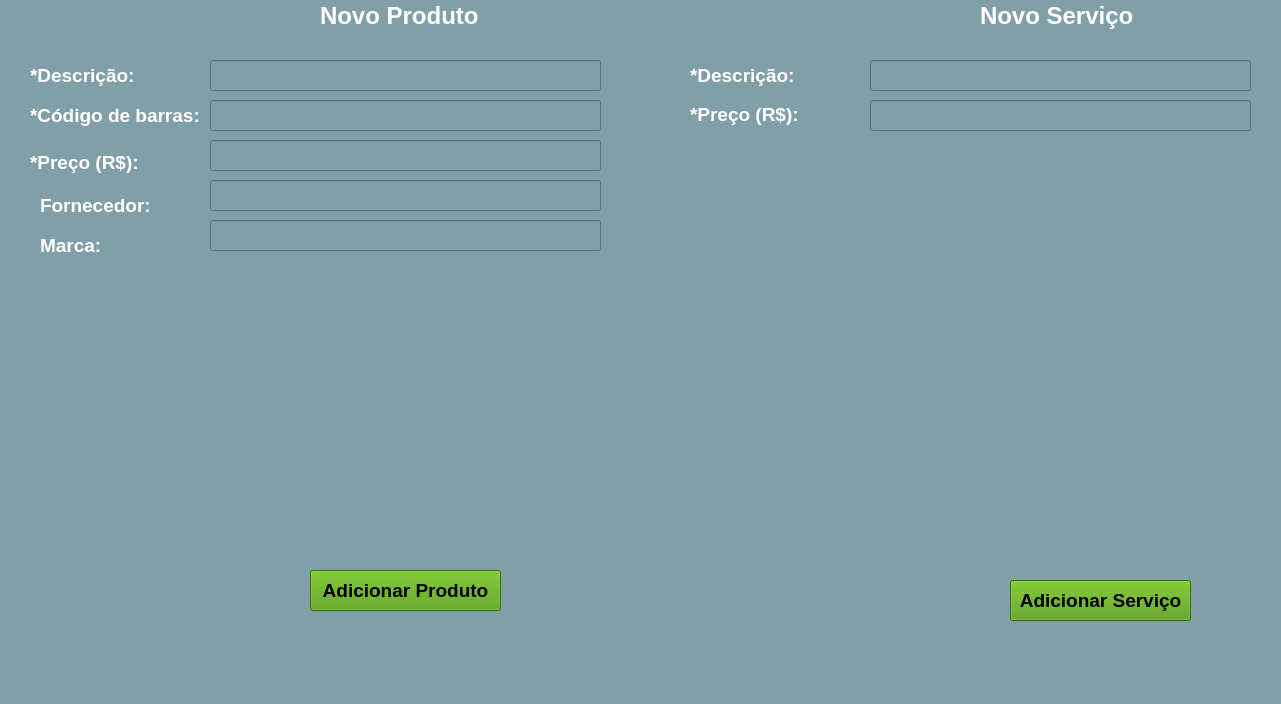
<?xml version="1.0" encoding="UTF-8"?>
<ui version="4.0">
 <class>MainWindow</class>
 <widget class="QMainWindow" name="MainWindow">
  <property name="geometry">
   <rect>
    <x>0</x>
    <y>0</y>
    <width>1281</width>
    <height>704</height>
   </rect>
  </property>
  <property name="windowTitle">
   <string>MainWindow</string>
  </property>
  <property name="styleSheet">
   <string notr="true">background-color: rgb(128, 159, 168);</string>
  </property>
  <widget class="QWidget" name="centralwidget">
   <widget class="QLabel" name="label_3">
    <property name="geometry">
     <rect>
      <x>30</x>
      <y>100</y>
      <width>171</width>
      <height>31</height>
     </rect>
    </property>
    <property name="font">
     <font>
      <pointsize>14</pointsize>
      <weight>75</weight>
      <bold>true</bold>
     </font>
    </property>
    <property name="styleSheet">
     <string notr="true">color: rgb(255, 255, 255);</string>
    </property>
    <property name="text">
     <string>*Código de barras:</string>
    </property>
   </widget>
   <widget class="QPushButton" name="pushButton_2">
    <property name="geometry">
     <rect>
      <x>310</x>
      <y>570</y>
      <width>191</width>
      <height>41</height>
     </rect>
    </property>
    <property name="font">
     <font>
      <pointsize>14</pointsize>
      <weight>75</weight>
      <bold>true</bold>
     </font>
    </property>
    <property name="styleSheet">
     <string notr="true">background-color: rgb(78, 154, 6);</string>
    </property>
    <property name="text">
     <string>Adicionar Produto</string>
    </property>
   </widget>
   <widget class="QLabel" name="label_6">
    <property name="geometry">
     <rect>
      <x>40</x>
      <y>230</y>
      <width>121</width>
      <height>31</height>
     </rect>
    </property>
    <property name="font">
     <font>
      <pointsize>14</pointsize>
      <weight>75</weight>
      <bold>true</bold>
     </font>
    </property>
    <property name="styleSheet">
     <string notr="true">color: rgb(255, 255, 255);</string>
    </property>
    <property name="text">
     <string>Marca:</string>
    </property>
   </widget>
   <widget class="QLabel" name="label_4">
    <property name="geometry">
     <rect>
      <x>30</x>
      <y>147</y>
      <width>111</width>
      <height>31</height>
     </rect>
    </property>
    <property name="font">
     <font>
      <pointsize>14</pointsize>
      <weight>75</weight>
      <bold>true</bold>
     </font>
    </property>
    <property name="styleSheet">
     <string notr="true">color: rgb(255, 255, 255);</string>
    </property>
    <property name="text">
     <string>*Preço (R$):</string>
    </property>
   </widget>
   <widget class="QLabel" name="label_5">
    <property name="geometry">
     <rect>
      <x>40</x>
      <y>190</y>
      <width>131</width>
      <height>31</height>
     </rect>
    </property>
    <property name="font">
     <font>
      <pointsize>14</pointsize>
      <weight>75</weight>
      <bold>true</bold>
     </font>
    </property>
    <property name="styleSheet">
     <string notr="true">color: rgb(255, 255, 255);</string>
    </property>
    <property name="text">
     <string>Fornecedor:</string>
    </property>
   </widget>
   <widget class="QLabel" name="label">
    <property name="geometry">
     <rect>
      <x>320</x>
      <y>0</y>
      <width>181</width>
      <height>31</height>
     </rect>
    </property>
    <property name="font">
     <font>
      <pointsize>18</pointsize>
      <weight>75</weight>
      <bold>true</bold>
     </font>
    </property>
    <property name="styleSheet">
     <string notr="true">color: rgb(255, 255, 255);
border-color: rgb(0, 0, 0);</string>
    </property>
    <property name="text">
     <string>Novo Produto</string>
    </property>
   </widget>
   <widget class="QLabel" name="label_2">
    <property name="geometry">
     <rect>
      <x>30</x>
      <y>60</y>
      <width>111</width>
      <height>31</height>
     </rect>
    </property>
    <property name="font">
     <font>
      <pointsize>14</pointsize>
      <weight>75</weight>
      <bold>true</bold>
     </font>
    </property>
    <property name="styleSheet">
     <string notr="true">color: rgb(255, 255, 255);</string>
    </property>
    <property name="text">
     <string>*Descrição:</string>
    </property>
   </widget>
   <widget class="QLabel" name="label_8">
    <property name="geometry">
     <rect>
      <x>690</x>
      <y>60</y>
      <width>111</width>
      <height>31</height>
     </rect>
    </property>
    <property name="font">
     <font>
      <pointsize>14</pointsize>
      <weight>75</weight>
      <bold>true</bold>
     </font>
    </property>
    <property name="styleSheet">
     <string notr="true">color: rgb(255, 255, 255);</string>
    </property>
    <property name="text">
     <string>*Descrição:</string>
    </property>
   </widget>
   <widget class="QLabel" name="label_9">
    <property name="geometry">
     <rect>
      <x>690</x>
      <y>100</y>
      <width>171</width>
      <height>31</height>
     </rect>
    </property>
    <property name="font">
     <font>
      <pointsize>14</pointsize>
      <weight>75</weight>
      <bold>true</bold>
     </font>
    </property>
    <property name="styleSheet">
     <string notr="true">color: rgb(255, 255, 255);</string>
    </property>
    <property name="text">
     <string/>
    </property>
   </widget>
   <widget class="QLabel" name="label_11">
    <property name="geometry">
     <rect>
      <x>690</x>
      <y>99</y>
      <width>111</width>
      <height>31</height>
     </rect>
    </property>
    <property name="font">
     <font>
      <pointsize>14</pointsize>
      <weight>75</weight>
      <bold>true</bold>
     </font>
    </property>
    <property name="styleSheet">
     <string notr="true">color: rgb(255, 255, 255);</string>
    </property>
    <property name="text">
     <string>*Preço (R$):</string>
    </property>
   </widget>
   <widget class="QPushButton" name="pushButton_5">
    <property name="geometry">
     <rect>
      <x>1010</x>
      <y>580</y>
      <width>181</width>
      <height>41</height>
     </rect>
    </property>
    <property name="font">
     <font>
      <pointsize>14</pointsize>
      <weight>75</weight>
      <bold>true</bold>
     </font>
    </property>
    <property name="styleSheet">
     <string notr="true">background-color: rgb(78, 154, 6);</string>
    </property>
    <property name="text">
     <string>Adicionar Serviço</string>
    </property>
   </widget>
   <widget class="QLabel" name="label_12">
    <property name="geometry">
     <rect>
      <x>980</x>
      <y>0</y>
      <width>161</width>
      <height>31</height>
     </rect>
    </property>
    <property name="font">
     <font>
      <pointsize>18</pointsize>
      <weight>75</weight>
      <bold>true</bold>
     </font>
    </property>
    <property name="styleSheet">
     <string notr="true">color: rgb(255, 255, 255);
border-color: rgb(0, 0, 0);</string>
    </property>
    <property name="text">
     <string>Novo Serviço</string>
    </property>
   </widget>
   <widget class="QLineEdit" name="lineEdit">
    <property name="geometry">
     <rect>
      <x>210</x>
      <y>60</y>
      <width>391</width>
      <height>31</height>
     </rect>
    </property>
   </widget>
   <widget class="QLineEdit" name="lineEdit_4">
    <property name="geometry">
     <rect>
      <x>210</x>
      <y>100</y>
      <width>391</width>
      <height>31</height>
     </rect>
    </property>
   </widget>
   <widget class="QLineEdit" name="lineEdit_2">
    <property name="geometry">
     <rect>
      <x>210</x>
      <y>140</y>
      <width>391</width>
      <height>31</height>
     </rect>
    </property>
   </widget>
   <widget class="QLineEdit" name="lineEdit_3">
    <property name="geometry">
     <rect>
      <x>210</x>
      <y>180</y>
      <width>391</width>
      <height>31</height>
     </rect>
    </property>
   </widget>
   <widget class="QLineEdit" name="lineEdit_5">
    <property name="geometry">
     <rect>
      <x>210</x>
      <y>220</y>
      <width>391</width>
      <height>31</height>
     </rect>
    </property>
   </widget>
   <widget class="QLineEdit" name="lineEdit_6">
    <property name="geometry">
     <rect>
      <x>870</x>
      <y>60</y>
      <width>381</width>
      <height>31</height>
     </rect>
    </property>
   </widget>
   <widget class="QLineEdit" name="lineEdit_7">
    <property name="geometry">
     <rect>
      <x>870</x>
      <y>100</y>
      <width>381</width>
      <height>31</height>
     </rect>
    </property>
   </widget>
  </widget>
  <widget class="QMenuBar" name="menubar">
   <property name="geometry">
    <rect>
     <x>0</x>
     <y>0</y>
     <width>1281</width>
     <height>21</height>
    </rect>
   </property>
  </widget>
  <widget class="QStatusBar" name="statusbar"/>
 </widget>
 <resources/>
 <connections/>
</ui>
